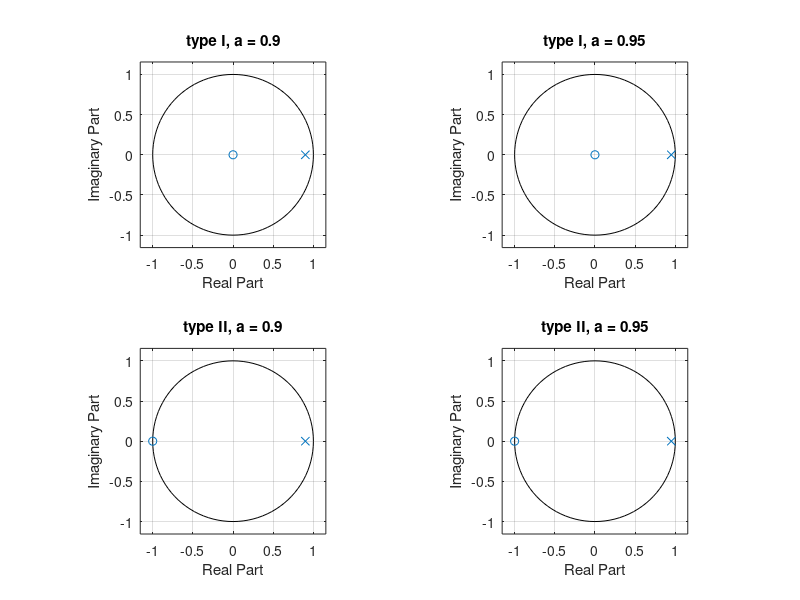

The MATLAB script that drew this image: (Note: this script raises an error after producing the figure.)
subplot(2,2,1);
num = [1];   den = [1, -0.9];
zeros = roots(num);
poles = roots(den);
zplane(zeros, poles);   zplane(num, den);
title("type I, a = 0.9");
xlabel("Real Part");    ylabel("Imaginary Part");

subplot(2,2,2);
num = [1];   den = [1, -0.95];
zeros = roots(num);
poles = roots(den);
zplane(zeros, poles);   zplane(num, den);
title("type I, a = 0.95");
xlabel("Real Part");    ylabel("Imaginary Part");

subplot(2,2,3);
num = [1, 1];   den = [1, -0.9];
zeros = roots(num);
poles = roots(den);
zplane(zeros, poles);   zplane(num, den);
title("type II, a = 0.9");
xlabel("Real Part");    ylabel("Imaginary Part");

subplot(2,2,4);
num = [1, 1];   den = [1, -0.95];
zeros = roots(num);
poles = roots(den);
zplane(zeros, poles);   zplane(num, den);
title("type II, a = 0.95");
xlabel("Real Part");    ylabel("Imaginary Part");

sgtitle("Low-pass Filter")
